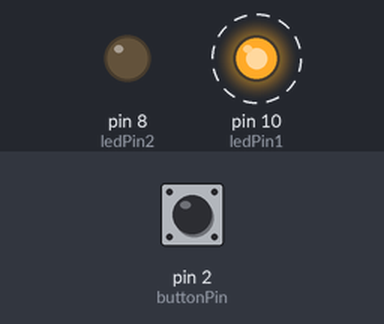
A sketch run on a simulated Arduino Uno, built with avr-gcc and run on an emulated ATmega328P. Shown: output pins drawn as LEDs (lit = HIGH). Dashed ring = blinking. The inputs (shaded band) are chosen by the test bench; at power-on: pin 2 (buttonPin) LOW.

Above: at 1.2 s.
1.3 s: pin 2 (buttonPin) pulled HIGH for 0.15 s
At 1.37 s:
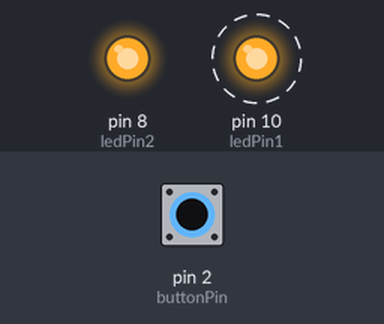
4.3 s: pin 2 (buttonPin) pulled HIGH for 1 s
At 6.5 s:
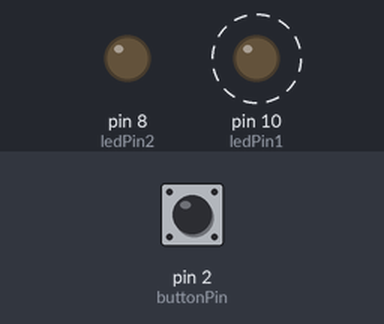
7.3 s: pin 2 (buttonPin) pulled HIGH for 3.2 s
At 8.8 s:
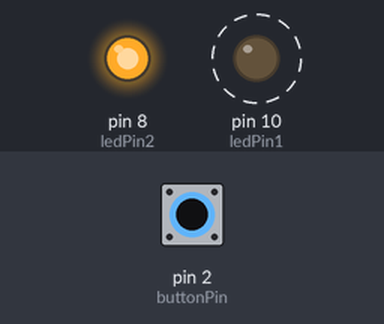
Timing chart, 0 to 18.0 s (numbered marks = the images above; inputs shaded):
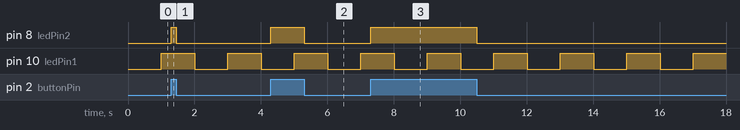

The sketch:

Bai3.1.Xu_ly_bat_dong_bo.ino
```cpp
const int buttonPin = 2;     // pin nối button để điều khiển
const int ledPin2 =  8;      // pin nối LED điều khiển bằng button
const int ledPin1 =  10;      // pin nối LED bật tắt tự động sau 3s

// Tạo một biến nhận diện trạng thái button:
int buttonState = 0;
// Tạo một biến nhận thời gian làm mốc
unsigned long oldtime = 0;

void setup() {
  // set ledPin là output
  pinMode(ledPin1, OUTPUT);
  pinMode(ledPin2, OUTPUT);
  // set buttonPin là input để đọc giá trị từ button
  pinMode(buttonPin, INPUT);
}

void loop() {

  if ((unsigned long) (millis() - oldtime) > 1000) { // sau 3s thì điều kiện thỏa mãn
      if (digitalRead(ledPin1) == LOW) {  // nếu led đang tắt
        digitalWrite(ledPin1, HIGH); //bật led
      } else {
        digitalWrite(ledPin1, LOW); // tắt led
      }
      oldtime = millis();    // thời gian làm mốc sẽ bằng thời gian hiện tại
  }


  // đọc giá trị button rồi lưu vào buttonState
  buttonState = digitalRead(buttonPin);

  // nếu button được nhấn, buttonState nhận giá trị HIGH, và ngược lại
  if (buttonState == HIGH) {
    // Bật LED:
    digitalWrite(ledPin2, HIGH);
  } else {
    // Tắt LED:
    digitalWrite(ledPin2, LOW);
  }
}
```

Measured:
- after the input at 1.3 s, pin 8 (ledPin2): LOW → HIGH at once, → LOW 0.15 s later
- after the input at 4.3 s, pin 8 (ledPin2): LOW → HIGH at once, → LOW 1.0 s later
- after the input at 7.3 s, pin 8 (ledPin2): LOW → HIGH at once, → LOW 3.2 s later
- by itself, pin 10 (ledPin1): alternates HIGH for 1.0 s and LOW for 1.0 s
